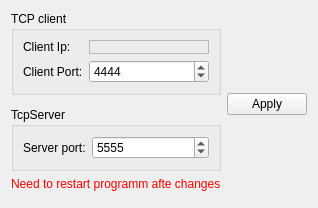
<?xml version="1.0" encoding="UTF-8"?>
<ui version="4.0">
 <class>PvoAddressControl</class>
 <widget class="QWidget" name="PvoAddressControl">
  <property name="geometry">
   <rect>
    <x>0</x>
    <y>0</y>
    <width>315</width>
    <height>199</height>
   </rect>
  </property>
  <property name="sizePolicy">
   <sizepolicy hsizetype="Maximum" vsizetype="Maximum">
    <horstretch>0</horstretch>
    <verstretch>0</verstretch>
   </sizepolicy>
  </property>
  <property name="windowTitle">
   <string>Form</string>
  </property>
  <layout class="QGridLayout" name="gridLayout">
   <item row="0" column="0" colspan="2">
    <widget class="QGroupBox" name="groupBox_2">
     <property name="title">
      <string>TCP client</string>
     </property>
     <layout class="QGridLayout" name="gridLayout_3">
      <item row="0" column="0">
       <widget class="QLabel" name="label_2">
        <property name="text">
         <string>Client Ip:</string>
        </property>
       </widget>
      </item>
      <item row="0" column="1">
       <widget class="IpAddressControl" name="ipframe">
        <property name="sizePolicy">
         <sizepolicy hsizetype="Expanding" vsizetype="Preferred">
          <horstretch>0</horstretch>
          <verstretch>0</verstretch>
         </sizepolicy>
        </property>
        <property name="frameShape">
         <enum>QFrame::StyledPanel</enum>
        </property>
        <property name="frameShadow">
         <enum>QFrame::Raised</enum>
        </property>
       </widget>
      </item>
      <item row="1" column="0">
       <widget class="QLabel" name="label_3">
        <property name="text">
         <string>Client Port:</string>
        </property>
       </widget>
      </item>
      <item row="1" column="1">
       <widget class="QSpinBox" name="sbClientPort">
        <property name="sizePolicy">
         <sizepolicy hsizetype="Expanding" vsizetype="Fixed">
          <horstretch>0</horstretch>
          <verstretch>0</verstretch>
         </sizepolicy>
        </property>
        <property name="minimum">
         <number>1000</number>
        </property>
        <property name="maximum">
         <number>65536</number>
        </property>
        <property name="value">
         <number>4444</number>
        </property>
       </widget>
      </item>
     </layout>
    </widget>
   </item>
   <item row="2" column="0" colspan="2">
    <widget class="QGroupBox" name="groupBox">
     <property name="title">
      <string>TcpServer</string>
     </property>
     <layout class="QGridLayout" name="gridLayout_2">
      <item row="0" column="0">
       <widget class="QLabel" name="label">
        <property name="text">
         <string>Server port:</string>
        </property>
       </widget>
      </item>
      <item row="0" column="1">
       <widget class="QSpinBox" name="sbServerPort">
        <property name="sizePolicy">
         <sizepolicy hsizetype="Expanding" vsizetype="Fixed">
          <horstretch>0</horstretch>
          <verstretch>0</verstretch>
         </sizepolicy>
        </property>
        <property name="minimum">
         <number>1000</number>
        </property>
        <property name="maximum">
         <number>65535</number>
        </property>
        <property name="value">
         <number>5555</number>
        </property>
       </widget>
      </item>
     </layout>
    </widget>
   </item>
   <item row="0" column="2" rowspan="5">
    <widget class="QPushButton" name="pbApply">
     <property name="sizePolicy">
      <sizepolicy hsizetype="Maximum" vsizetype="Maximum">
       <horstretch>0</horstretch>
       <verstretch>0</verstretch>
      </sizepolicy>
     </property>
     <property name="text">
      <string>Apply</string>
     </property>
    </widget>
   </item>
   <item row="3" column="0" colspan="2">
    <widget class="QLabel" name="lblWarning">
     <property name="styleSheet">
      <string notr="true">color: rgb(255, 0, 0);</string>
     </property>
     <property name="text">
      <string>Need to restart programm afte changes</string>
     </property>
    </widget>
   </item>
  </layout>
 </widget>
 <customwidgets>
  <customwidget>
   <class>IpAddressControl</class>
   <extends>QFrame</extends>
   <header>IpAddressControl.h</header>
   <container>1</container>
  </customwidget>
 </customwidgets>
 <resources/>
 <connections/>
</ui>
